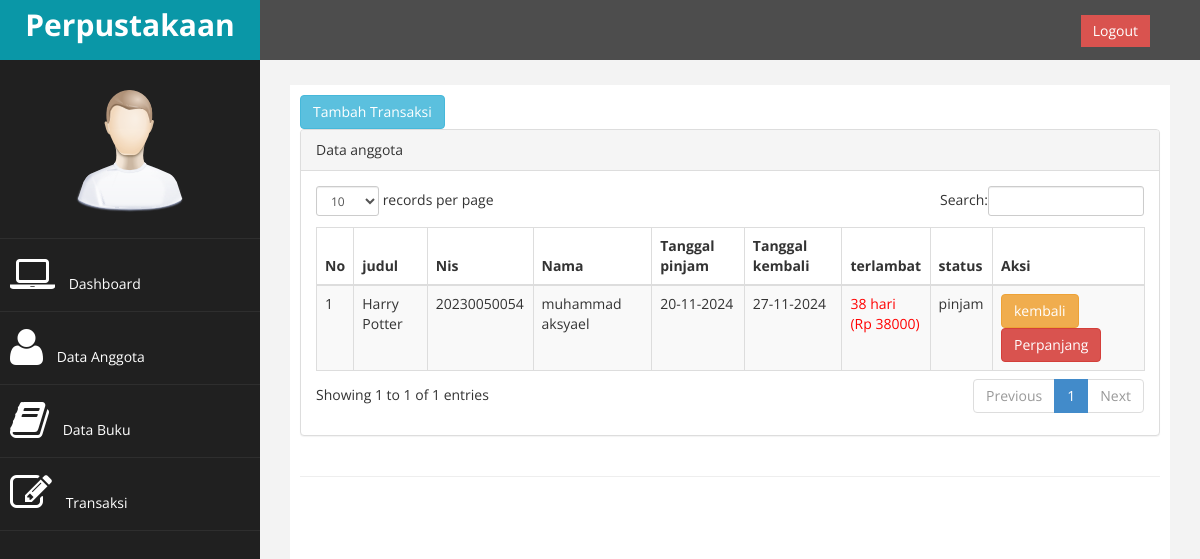
Page /index.php?page=transaksi (signed in) on the committed database.
### tables this page shows
CREATE TABLE `tb_transaksi` (
  `id` int(10) NOT NULL,
  `judul` varchar(200) NOT NULL,
  `nis` varchar(20) NOT NULL,
  `nama` varchar(150) NOT NULL,
  `tanggal_pinjam` varchar(30) NOT NULL,
  `tanggal_kembali` varchar(30) NOT NULL,
  `status` varchar(200) NOT NULL
);

### function.php (called while the page is built)
<?php
function terlambat($tanggal_deadline, $tanggal_kembali) {
    $tanggal_dateline_timestamp = strtotime($tanggal_deadline);
    $tanggal_kembali_timestamp = strtotime($tanggal_kembali);
    $selisih = ($tanggal_kembali_timestamp - $tanggal_dateline_timestamp) / 86400;
    if ($selisih >=1) {
        return floor($selisih);
    } else {
        return 0;
    }
}
?>

### page/transaksi/transaksi.php (the view)
<a href="?page=transaksi&aksi=tambah" class="btn btn-info">Tambah Transaksi</a>
<div class="row">
    <div class="col-md-12">
        <div class="panel panel-default">
            <div class="panel-heading">
                 Data anggota
            </div>
            <div class="panel-body">
                <div class="table-responsive">
                    <table class="table table-striped table-bordered table-hover" id="dataTables-example">
                        <thead>
                            <tr>
                                <th>No</th>
                                <th>judul</th>
                                <th>Nis</th>
                                <th>Nama</th>
                                <th>Tanggal pinjam</th>
                                <th>Tanggal kembali</th>
                                <th>terlambat</th>
                                <th>status</th>
                                <th>Aksi</th>
                            </tr>
                        </thead>
                        <tbody>
                        <?php
                            $no = 1;
                            $sql = $koneksi->query("SELECT * FROM tb_transaksi where status='pinjam'");
                            while ($data = $sql->fetch_assoc()) {
                        ?>
                            <tr>
                                <td><?php echo $no++; ?></td>
                                <td><?php echo $data["judul"]; ?></td>
                                <td><?php echo $data["nis"]; ?></td>
                                <td><?php echo $data["nama"]; ?></td>
                                <td><?php echo $data["tanggal_pinjam"]; ?></td>
                                <td><?php echo $data["tanggal_kembali"]; ?></td>
                                <td>
    <?php
$denda = 1000;
$tanggal_deadline = $data['tanggal_kembali'];
$tanggal_kembali = date('y-m-d');
$lambat = terlambat($tanggal_deadline, $tanggal_kembali);
$denda1 = $lambat * $denda;
if ($lambat > 0) {
    echo "<span style='color: red;'>$lambat hari <br>(Rp $denda1)</span>";
} else {
    echo $lambat;
}
?>
                                </td>
                                <td><?php echo $data["status"]; ?></td>
                                <td>
                                <a href="?page=transaksi&aksi=kembali&id=<?php echo $data['id']; ?>&judul=<?php echo $data['judul'];?>" class="btn btn-warning">kembali</a>
                                <a href="?page=transaksi&aksi=perpanjang&id=<?php echo $data['id']; ?>&judul=<?php echo $data['judul']; ?>&lambat=<?php echo $lambat; ?>&tanggal_kembali=<?php echo $data['tanggal_kembali']; ?>" class="btn btn-danger">Perpanjang</a>
                                </td>
                            </tr>
                        <?php
                            }
                        ?>
                        </tbody>
                    </table>
                </div>
            </div>
        </div>
    </div>
</div>

### assets/css/custom.css (style rules this page uses)
body { font-family: 'Open Sans', sans-serif; }

### rows in the picture
tb_transaksi: judul "Harry Potter", nis "20230050054", nama "muhammad aksyael", tanggal_pinjam "20-11-2024", tanggal_kembali "27-11-2024", tanggal_kembali "38", tanggal_kembali "38000", status "pinjam"
